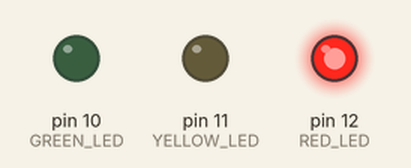
Simulated run of this sketch. Board: Arduino Uno, built with avr-gcc and run on an emulated ATmega328P. On the bench: output pins drawn as LEDs (lit = HIGH).

Above: at 1.5 s.
At 4.5 s:
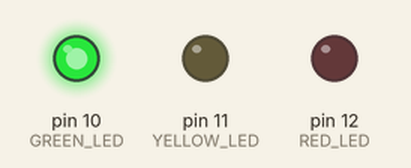
At 6.5 s:
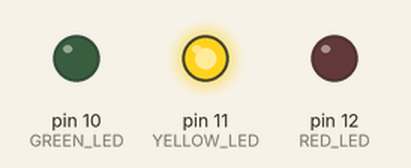
Timing chart, 0 to 9.1 s (numbered marks = the images above):
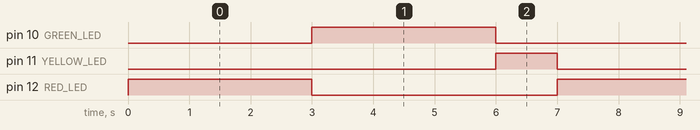

Measured:
- by itself, pin 10 (GREEN_LED), pin 12 (RED_LED): alternates HIGH for 3.0 s and LOW for 4.0 s
- by itself, pin 11 (YELLOW_LED): alternates HIGH for 1.0 s and LOW for 6.0 s
- by itself, everything shown: repeats every 7.0 s, in 4 steps

The sketch:

Activity4.ino
```cpp
/*
Jared Barber - Activity 4
-------------------------
Add multiple LEDs to your project
*/

#define RED_LED 12
#define YELLOW_LED 11
#define GREEN_LED 10

void setup()
{
  pinMode(RED_LED, OUTPUT);
  pinMode(YELLOW_LED, OUTPUT);
  pinMode(GREEN_LED, OUTPUT);

}

void loop()
{
  digitalWrite(RED_LED, HIGH);
  delay(3000);
  digitalWrite(RED_LED, LOW);

  digitalWrite(GREEN_LED, HIGH);
  delay(3000);
  digitalWrite(GREEN_LED, LOW);

  digitalWrite(YELLOW_LED, HIGH);
  delay(1000);
  digitalWrite(YELLOW_LED, LOW);
}
```
